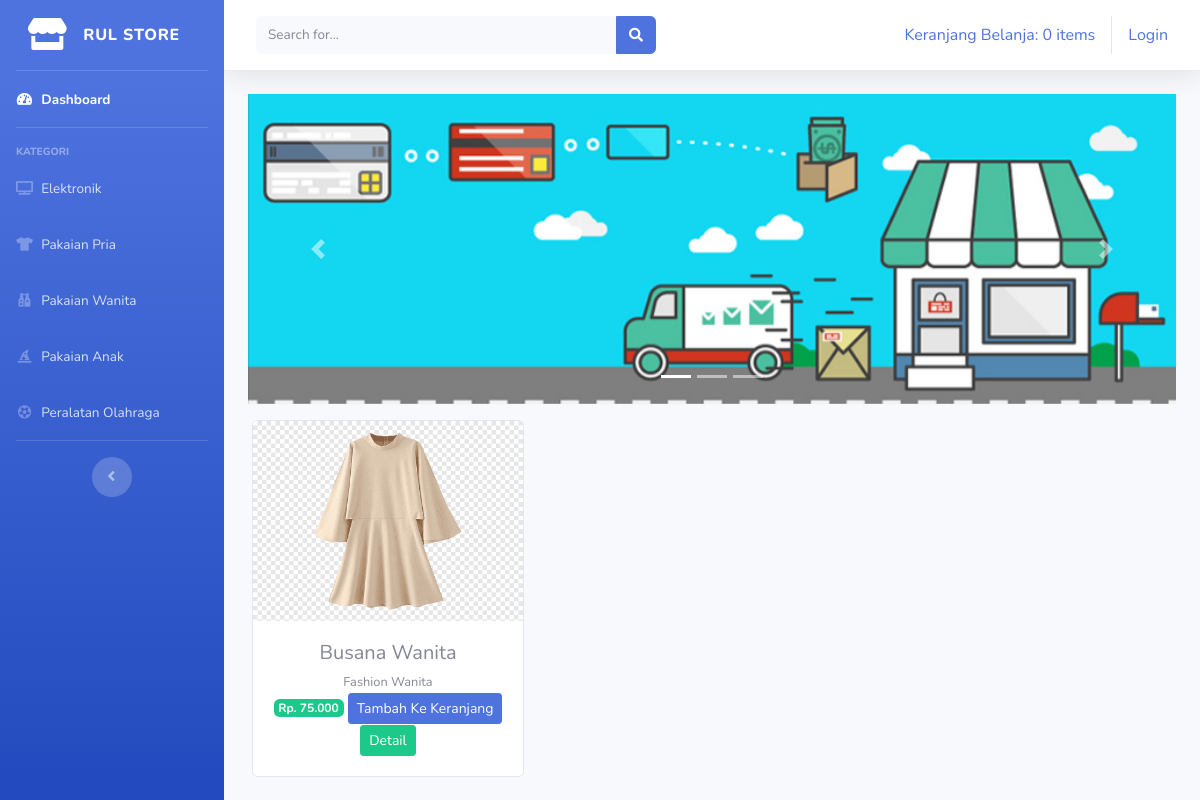
Screenshot of /index.php/kategori/pakaian_wanita with the database file from the repository.
### tables this page shows
CREATE TABLE `tb_barang` (
  `id_brg` int NOT NULL,
  `nama_brg` varchar(120) NOT NULL,
  `keterangan` varchar(225) NOT NULL,
  `kategori` varchar(60) NOT NULL,
  `harga` int NOT NULL,
  `stok` int NOT NULL,
  `gambar` text NOT NULL
);

### application/controllers/kategori.php (called while the page is built, shortened)
<?php
class Kategori extends CI_Controller
{
    public function pakaian_wanita()
    {
        $data['pakaian_wanita'] = $this->model_kategori->data_pakaian_wanita()->result();
        $this->load->view('templates/header');
        $this->load->view('templates/sidebar');
        $this->load->view('pakaian_wanita', $data);
        $this->load->view('templates/footer');
    }
}

### index.php (called while the page is built, shortened)
<?php
require_once BASEPATH.'core/CodeIgniter.php';

### application/models/model_kategori.php (called while the page is built, shortened)
<?php
class Model_kategori extends CI_Model
{
    public function data_pakaian_wanita()
    {
        return $this->db->get_where("tb_barang", array('kategori' => 'pakaian wanita'));
    }
}

### application/views/pakaian_wanita.php (the view, shortened to what this page needs)
<div class="container-fluid">
    <div id="carouselExampleIndicators" class="carousel slide" data-ride="carousel">
        <ol class="carousel-indicators">
            <li data-target="#carouselExampleIndicators" data-slide-to="0" class="active"></li>
            <li data-target="#carouselExampleIndicators" data-slide-to="1"></li>
            <li data-target="#carouselExampleIndicators" data-slide-to="2"></li>
        </ol>
        <div class="carousel-inner">
            <div class="carousel-item active">
                <img src="<?= base_url('assets/img/slider1.jpg') ?>" class="d-block w-100" alt="...">
            </div>
        </div>
        <a class="carousel-control-prev" href="#carouselExampleIndicators" role="button" data-slide="prev">
            <span class="carousel-control-prev-icon" aria-hidden="true"></span>
        </a>
        <a class="carousel-control-next" href="#carouselExampleIndicators" role="button" data-slide="next">
            <span class="carousel-control-next-icon" aria-hidden="true"></span>
        </a>
    </div>
    <div class="row text-center mt-3">
        <?php foreach ($pakaian_wanita as $brg) { ?>
            <div class="card ml-3 mb-2" style="width: 17rem;">
                <img src="<?= base_url() . '/uploads/' . $brg->gambar ?>" class="card-img-top" alt="..." width="100" height="200">
                <div class="card-body">
                    <h5 class="card-title mb-1"><?= $brg->nama_brg ?></h5>
                    <small><?= $brg->keterangan ?></small> <br>
                    <span class="badge badge-success mb-2">Rp. <?= number_format($brg->harga, 0, ',', '.') ?></span>
                    <?= anchor('dashboard/tambah_Ke_keranjang/' . $brg->id_brg, '<div  class="btn btn-sm btn-primary">Tambah Ke Keranjang</div>') ?>
                    <?= anchor('dashboard/detail/' . $brg->id_brg, '<div  class="btn btn-sm btn-success">Detail</div>') ?>
                </div>
            </div>
        <?php } ?>
    </div>
</div>

### rows the page displays
tb_barang: gambar (picture), nama_brg "Busana Wanita", keterangan "Fashion Wanita", harga "75.000", id_brg "Tambah Ke Keranjang", id_brg "Detail"

### other values shown
anchor('dashboard/detail_keranjang', $keranjang) "Keranjang Belanja: 0 items"
anchor('auth/login', 'Login') "Login"
